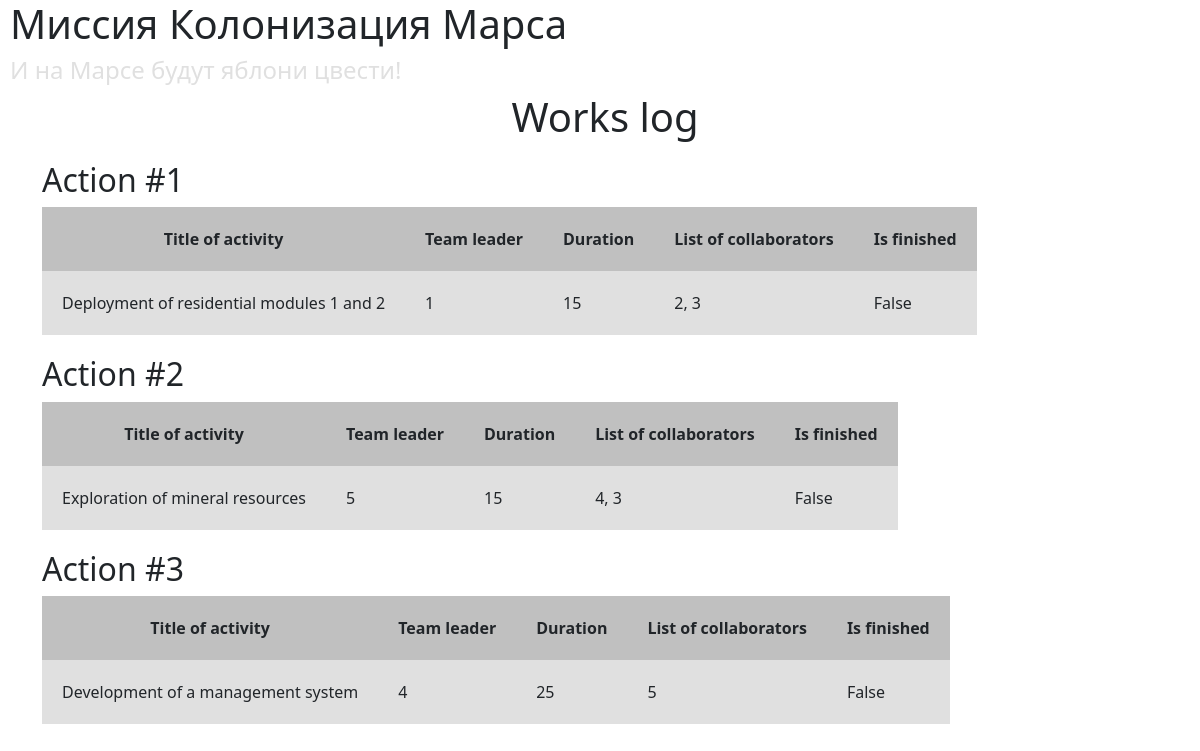
The page /sp on the database its author committed.
### data/jobs.py (models this page shows)
class Jobs(SqlAlchemyBase):
    __tablename__ = 'jobs'
    id = sqlalchemy.Column(sqlalchemy.Integer, primary_key=True, autoincrement=True)
    team_leader = sqlalchemy.Column(sqlalchemy.String, sqlalchemy.ForeignKey("users.id"))
    job = sqlalchemy.Column(sqlalchemy.String)
    work_size = sqlalchemy.Column(sqlalchemy.Integer)
    collaborators = sqlalchemy.Column(sqlalchemy.String)
    start_date = sqlalchemy.Column(sqlalchemy.DateTime, default=datetime.datetime.now())
    end_date = sqlalchemy.Column(sqlalchemy.DateTime)
    is_finished = sqlalchemy.Column(sqlalchemy.Boolean)

### main.py (the view)
@app.route('/sp')
def sp():
    db_sess = db_session.create_session()
    journal = db_sess.query(Jobs)
    return render_template("journal.html", journal=journal, title='Journal')

### data/db_session.py (called while the page is built)
def create_session() -> Session:
    global __factory
    return __factory()

### templates/journal.html
{% extends "base.html" %}
{% block content %}
<h1 align="center" class="work">Works log</h1>
{% for item in journal%}
    <h2>Action #{{item.id}}</h2>
    <table cellpadding="20">
        <tr aria-colspan="2" align="center" bgcolor="#C0C0C0"><th>Title of activity</th><th>Team leader</th><th>Duration</th><th>List of collaborators</th><th>Is finished</th></tr>
        <tr bgcolor="#e0e0e0"><td>{{item.job}}</td><td>{{item.team_leader}}</td><td>{{item.work_size}}</td><td>{{item.collaborators}}</td><td>{{item.is_finished}}</td></tr>
    </table>
{% endfor %}
{% endblock %}

### templates/base.html (shortened to what this page needs)
<!DOCTYPE html>
<html lang="en">
    <head>
        <link rel="stylesheet" href="../static/css/style.css">
        <link rel="stylesheet" href="https://cdn.jsdelivr.net/npm/bootstrap@5.0.0-beta1/dist/css/bootstrap.min.css"
>
    </head>
    <body>
        <h1>Миссия Колонизация Марса</h1>
        <h4>И на Марсе будут яблони цвести!</h4>
        <main role="main" class="container">
            {% block content %}{% endblock %}
        </main>
    </body>
</html>

### static/css/style.css (style rules this page uses)
h1 { margin-left: 10px; }
h4 { margin-left: 10px; color: #e0e0e0; }
.work { margin-bottom: 20px; }
table { margin-bottom: 20px; }

### rows shown on the page
Jobs: id "1", job "Deployment of residential modules 1 and 2", team_leader "1", work_size "15", collaborators "2, 3", is_finished "False"
Jobs: id "2", job "Exploration of mineral resources", team_leader "5", work_size "15", collaborators "4, 3", is_finished "False"
Jobs: id "3", job "Development of a management system", team_leader "4", work_size "25", collaborators "5", is_finished "False"
